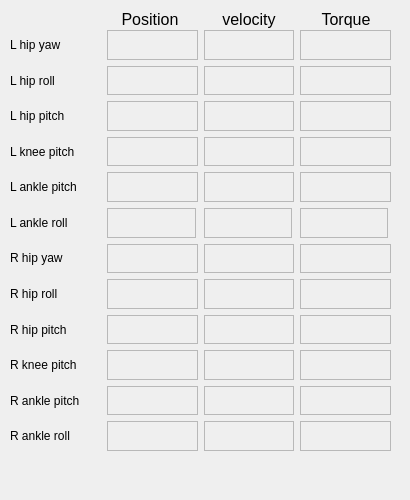
    <widget class="QWidget" name="tab">
     <attribute name="title">
      <string>status</string>
     </attribute>
     <widget class="QFrame" name="frame_8">
      <property name="geometry">
       <rect>
        <x>0</x>
        <y>0</y>
        <width>401</width>
        <height>491</height>
       </rect>
      </property>
      <property name="frameShape">
       <enum>QFrame::NoFrame</enum>
      </property>
      <property name="frameShadow">
       <enum>QFrame::Raised</enum>
      </property>
      <widget class="QLabel" name="label_67">
       <property name="geometry">
        <rect>
         <x>120</x>
         <y>10</y>
         <width>60</width>
         <height>19</height>
        </rect>
       </property>
       <property name="font">
        <font>
         <pointsize>12</pointsize>
         <italic>false</italic>
        </font>
       </property>
       <property name="text">
        <string>Position</string>
       </property>
       <property name="alignment">
        <set>Qt::AlignCenter</set>
       </property>
      </widget>
      <widget class="QLabel" name="label_68">
       <property name="geometry">
        <rect>
         <x>320</x>
         <y>10</y>
         <width>52</width>
         <height>19</height>
        </rect>
       </property>
       <property name="font">
        <font>
         <pointsize>12</pointsize>
        </font>
       </property>
       <property name="text">
        <string>Torque</string>
       </property>
       <property name="alignment">
        <set>Qt::AlignCenter</set>
       </property>
      </widget>
      <widget class="QWidget" name="layoutWidget">
       <property name="geometry">
        <rect>
         <x>10</x>
         <y>30</y>
         <width>381</width>
         <height>421</height>
        </rect>
       </property>
       <layout class="QHBoxLayout" name="horizontalLayout_2">
        <item>
         <layout class="QVBoxLayout" name="verticalLayout_14" stretch="1,1,1,1,1,1,1,1,1,1,1,1">
          <property name="spacing">
           <number>6</number>
          </property>
          <property name="sizeConstraint">
           <enum>QLayout::SetDefaultConstraint</enum>
          </property>
          <item>
           <widget class="QLabel" name="label_44">
            <property name="text">
             <string>L hip yaw</string>
            </property>
           </widget>
          </item>
          <item>
           <widget class="QLabel" name="label_45">
            <property name="text">
             <string>L hip roll</string>
            </property>
           </widget>
          </item>
          <item>
           <widget class="QLabel" name="label_46">
            <property name="text">
             <string>L hip pitch</string>
            </property>
           </widget>
          </item>
          <item>
           <widget class="QLabel" name="label_47">
            <property name="text">
             <string>L knee pitch</string>
            </property>
           </widget>
          </item>
          <item>
           <widget class="QLabel" name="label_48">
            <property name="text">
             <string>L ankle pitch</string>
            </property>
           </widget>
          </item>
          <item>
           <widget class="QLabel" name="label_49">
            <property name="text">
             <string>L ankle roll</string>
            </property>
           </widget>
          </item>
          <item>
           <widget class="QLabel" name="label_50">
            <property name="text">
             <string>R hip yaw</string>
            </property>
           </widget>
          </item>
          <item>
           <widget class="QLabel" name="label_51">
            <property name="text">
             <string>R hip roll</string>
            </property>
           </widget>
          </item>
          <item>
           <widget class="QLabel" name="label_52">
            <property name="text">
             <string>R hip pitch</string>
            </property>
           </widget>
          </item>
          <item>
           <widget class="QLabel" name="label_53">
            <property name="text">
             <string>R knee pitch</string>
            </property>
           </widget>
          </item>
          <item>
           <widget class="QLabel" name="label_54">
            <property name="text">
             <string>R ankle pitch</string>
            </property>
           </widget>
          </item>
          <item>
           <widget class="QLabel" name="label_55">
            <property name="text">
             <string>R ankle roll</string>
            </property>
           </widget>
          </item>
         </layout>
        </item>
        <item>
         <layout class="QVBoxLayout" name="verticalLayout_13">
          <property name="sizeConstraint">
           <enum>QLayout::SetMinimumSize</enum>
          </property>
          <item>
           <widget class="QLabel" name="p0">
            <property name="sizePolicy">
             <sizepolicy hsizetype="Preferred" vsizetype="Preferred">
              <horstretch>0</horstretch>
              <verstretch>0</verstretch>
             </sizepolicy>
            </property>
            <property name="frameShape">
             <enum>QFrame::StyledPanel</enum>
            </property>
            <property name="text">
             <string/>
            </property>
           </widget>
          </item>
          <item>
           <widget class="QLabel" name="p1">
            <property name="frameShape">
             <enum>QFrame::StyledPanel</enum>
            </property>
            <property name="text">
             <string/>
            </property>
           </widget>
          </item>
          <item>
           <widget class="QLabel" name="p2">
            <property name="frameShape">
             <enum>QFrame::StyledPanel</enum>
            </property>
            <property name="text">
             <string/>
            </property>
           </widget>
          </item>
          <item>
           <widget class="QLabel" name="p3">
            <property name="frameShape">
             <enum>QFrame::StyledPanel</enum>
            </property>
            <property name="frameShadow">
             <enum>QFrame::Plain</enum>
            </property>
            <property name="text">
             <string/>
            </property>
           </widget>
          </item>
          <item>
           <widget class="QLabel" name="p4">
            <property name="frameShape">
             <enum>QFrame::StyledPanel</enum>
            </property>
            <property name="frameShadow">
             <enum>QFrame::Plain</enum>
            </property>
            <property name="text">
             <string/>
            </property>
           </widget>
          </item>
          <item>
           <widget class="QLabel" name="p5">
            <property name="minimumSize">
             <size>
              <width>79</width>
              <height>30</height>
             </size>
            </property>
            <property name="maximumSize">
             <size>
              <width>89</width>
              <height>30</height>
             </size>
            </property>
            <property name="frameShape">
             <enum>QFrame::StyledPanel</enum>
            </property>
            <property name="frameShadow">
             <enum>QFrame::Plain</enum>
            </property>
            <property name="text">
             <string/>
            </property>
           </widget>
          </item>
          <item>
           <widget class="QLabel" name="p6">
            <property name="frameShape">
             <enum>QFrame::StyledPanel</enum>
            </property>
            <property name="frameShadow">
             <enum>QFrame::Plain</enum>
            </property>
            <property name="text">
             <string/>
            </property>
           </widget>
          </item>
          <item>
           <widget class="QLabel" name="p7">
            <property name="frameShape">
             <enum>QFrame::StyledPanel</enum>
            </property>
            <property name="frameShadow">
             <enum>QFrame::Plain</enum>
            </property>
            <property name="text">
             <string/>
            </property>
           </widget>
          </item>
          <item>
           <widget class="QLabel" name="p8">
            <property name="frameShape">
             <enum>QFrame::StyledPanel</enum>
            </property>
            <property name="frameShadow">
             <enum>QFrame::Plain</enum>
            </property>
            <property name="text">
             <string/>
            </property>
           </widget>
          </item>
          <item>
           <widget class="QLabel" name="p9">
            <property name="frameShape">
             <enum>QFrame::StyledPanel</enum>
            </property>
            <property name="frameShadow">
             <enum>QFrame::Plain</enum>
            </property>
            <property name="text">
             <string/>
            </property>
           </widget>
          </item>
          <item>
           <widget class="QLabel" name="p10">
            <property name="frameShape">
             <enum>QFrame::StyledPanel</enum>
            </property>
            <property name="frameShadow">
             <enum>QFrame::Plain</enum>
            </property>
            <property name="text">
             <string/>
            </property>
           </widget>
          </item>
          <item>
           <widget class="QLabel" name="p11">
            <property name="frameShape">
             <enum>QFrame::StyledPanel</enum>
            </property>
            <property name="frameShadow">
             <enum>QFrame::Plain</enum>
            </property>
            <property name="text">
             <string/>
            </property>
           </widget>
          </item>
         </layout>
        </item>
        <item>
         <layout class="QVBoxLayout" name="verticalLayout_20">
          <property name="sizeConstraint">
           <enum>QLayout::SetMinimumSize</enum>
          </property>
          <item>
           <widget class="QLabel" name="v0">
            <property name="frameShape">
             <enum>QFrame::StyledPanel</enum>
            </property>
            <property name="text">
             <string/>
            </property>
           </widget>
          </item>
          <item>
           <widget class="QLabel" name="v1">
            <property name="frameShape">
             <enum>QFrame::StyledPanel</enum>
            </property>
            <property name="text">
             <string/>
            </property>
           </widget>
          </item>
          <item>
           <widget class="QLabel" name="v2">
            <property name="frameShape">
             <enum>QFrame::StyledPanel</enum>
            </property>
            <property name="text">
             <string/>
            </property>
           </widget>
          </item>
          <item>
           <widget class="QLabel" name="v3">
            <property name="frameShape">
             <enum>QFrame::StyledPanel</enum>
            </property>
            <property name="frameShadow">
             <enum>QFrame::Plain</enum>
            </property>
            <property name="text">
             <string/>
            </property>
           </widget>
          </item>
          <item>
           <widget class="QLabel" name="v4">
            <property name="frameShape">
             <enum>QFrame::StyledPanel</enum>
            </property>
            <property name="frameShadow">
             <enum>QFrame::Plain</enum>
            </property>
            <property name="text">
             <string/>
            </property>
           </widget>
          </item>
          <item>
           <widget class="QLabel" name="v5">
            <property name="minimumSize">
             <size>
              <width>79</width>
              <height>30</height>
             </size>
            </property>
            <property name="maximumSize">
             <size>
              <width>88</width>
              <height>30</height>
             </size>
            </property>
            <property name="frameShape">
             <enum>QFrame::StyledPanel</enum>
            </property>
            <property name="frameShadow">
             <enum>QFrame::Plain</enum>
            </property>
            <property name="text">
             <string/>
            </property>
           </widget>
          </item>
          <item>
           <widget class="QLabel" name="v6">
            <property name="frameShape">
             <enum>QFrame::StyledPanel</enum>
            </property>
            <property name="frameShadow">
             <enum>QFrame::Plain</enum>
            </property>
            <property name="text">
             <string/>
            </property>
           </widget>
          </item>
          <item>
           <widget class="QLabel" name="v7">
            <property name="frameShape">
             <enum>QFrame::StyledPanel</enum>
            </property>
            <property name="frameShadow">
             <enum>QFrame::Plain</enum>
            </property>
            <property name="text">
             <string/>
            </property>
           </widget>
          </item>
          <item>
           <widget class="QLabel" name="v8">
            <property name="frameShape">
             <enum>QFrame::StyledPanel</enum>
            </property>
            <property name="frameShadow">
             <enum>QFrame::Plain</enum>
            </property>
            <property name="text">
             <string/>
            </property>
           </widget>
          </item>
          <item>
           <widget class="QLabel" name="v9">
            <property name="frameShape">
             <enum>QFrame::StyledPanel</enum>
            </property>
            <property name="frameShadow">
             <enum>QFrame::Plain</enum>
            </property>
            <property name="text">
             <string/>
            </property>
           </widget>
          </item>
          <item>
           <widget class="QLabel" name="v10">
            <property name="frameShape">
             <enum>QFrame::StyledPanel</enum>
            </property>
            <property name="frameShadow">
             <enum>QFrame::Plain</enum>
            </property>
            <property name="text">
             <string/>
            </property>
           </widget>
          </item>
          <item>
           <widget class="QLabel" name="v11">
            <property name="frameShape">
             <enum>QFrame::StyledPanel</enum>
            </property>
            <property name="frameShadow">
             <enum>QFrame::Plain</enum>
            </property>
            <property name="text">
             <string/>
            </property>
           </widget>
          </item>
         </layout>
        </item>
        <item>
         <layout class="QVBoxLayout" name="verticalLayout_15">
          <property name="sizeConstraint">
           <enum>QLayout::SetMinimumSize</enum>
          </property>
          <item>
           <widget class="QLabel" name="t0">
            <property name="frameShape">
             <enum>QFrame::StyledPanel</enum>
            </property>
            <property name="text">
             <string/>
            </property>
           </widget>
          </item>
          <item>
           <widget class="QLabel" name="t1">
            <property name="frameShape">
             <enum>QFrame::StyledPanel</enum>
            </property>
            <property name="text">
             <string/>
            </property>
           </widget>
          </item>
          <item>
           <widget class="QLabel" name="t2">
            <property name="frameShape">
             <enum>QFrame::StyledPanel</enum>
            </property>
            <property name="text">
             <string/>
            </property>
           </widget>
          </item>
          <item>
           <widget class="QLabel" name="t3">
            <property name="frameShape">
             <enum>QFrame::StyledPanel</enum>
            </property>
            <property name="text">
             <string/>
            </property>
           </widget>
          </item>
          <item>
           <widget class="QLabel" name="t4">
            <property name="frameShape">
             <enum>QFrame::StyledPanel</enum>
            </property>
            <property name="text">
             <string/>
            </property>
           </widget>
          </item>
          <item>
           <widget class="QLabel" name="t5">
            <property name="minimumSize">
             <size>
              <width>79</width>
              <height>30</height>
             </size>
            </property>
            <property name="maximumSize">
             <size>
              <width>88</width>
              <height>30</height>
             </size>
            </property>
            <property name="frameShape">
             <enum>QFrame::StyledPanel</enum>
            </property>
            <property name="text">
             <string/>
            </property>
           </widget>
          </item>
          <item>
           <widget class="QLabel" name="t6">
            <property name="frameShape">
             <enum>QFrame::StyledPanel</enum>
            </property>
            <property name="text">
             <string/>
            </property>
           </widget>
          </item>
          <item>
           <widget class="QLabel" name="t7">
            <property name="frameShape">
             <enum>QFrame::StyledPanel</enum>
            </property>
            <property name="text">
             <string/>
            </property>
           </widget>
          </item>
          <item>
           <widget class="QLabel" name="t8">
            <property name="frameShape">
             <enum>QFrame::StyledPanel</enum>
            </property>
            <property name="text">
             <string/>
            </property>
           </widget>
          </item>
          <item>
           <widget class="QLabel" name="t9">
            <property name="frameShape">
             <enum>QFrame::StyledPanel</enum>
            </property>
            <property name="text">
             <string/>
            </property>
           </widget>
          </item>
          <item>
           <widget class="QLabel" name="t10">
            <property name="frameShape">
             <enum>QFrame::StyledPanel</enum>
            </property>
            <property name="text">
             <string/>
            </property>
           </widget>
          </item>
          <item>
           <widget class="QLabel" name="t11">
            <property name="frameShape">
             <enum>QFrame::StyledPanel</enum>
            </property>
            <property name="text">
             <string/>
            </property>
           </widget>
          </item>
         </layout>
        </item>
       </layout>
      </widget>
      <widget class="QLabel" name="label_85">
       <property name="geometry">
        <rect>
         <x>220</x>
         <y>10</y>
         <width>58</width>
         <height>19</height>
        </rect>
       </property>
       <property name="font">
        <font>
         <pointsize>12</pointsize>
         <italic>false</italic>
        </font>
       </property>
       <property name="text">
        <string>velocity</string>
       </property>
       <property name="alignment">
        <set>Qt::AlignCenter</set>
       </property>
      </widget>
      <zorder>layoutWidget</zorder>
      <zorder>label_67</zorder>
      <zorder>label_68</zorder>
      <zorder>label_85</zorder>
     </widget>
    </widget>
